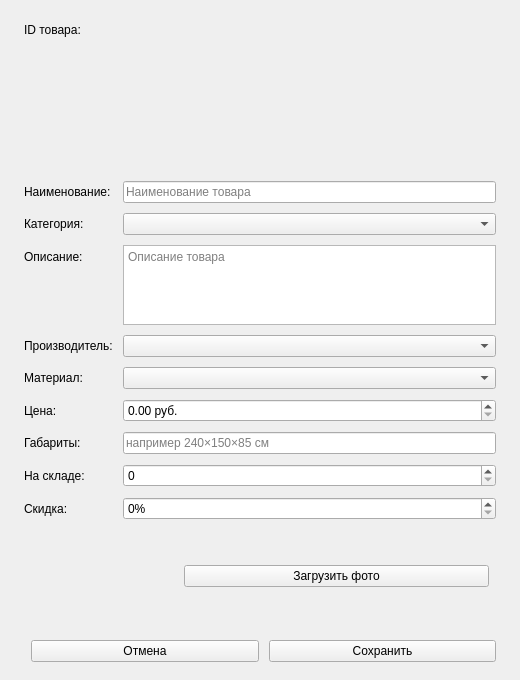
<?xml version="1.0" encoding="UTF-8"?>
<ui version="4.0">
 <class>ProductFormUI</class>
 <widget class="QWidget" name="ProductFormUI">
  <property name="geometry">
   <rect><x>0</x><y>0</y><width>520</width><height>680</height></rect>
  </property>
  <property name="windowTitle">
   <string>Товар</string>
  </property>
  <layout class="QVBoxLayout" name="main_layout">
   <property name="leftMargin"><number>24</number></property>
   <property name="topMargin"><number>18</number></property>
   <property name="rightMargin"><number>24</number></property>
   <property name="bottomMargin"><number>18</number></property>
   <property name="spacing"><number>10</number></property>
   <item>
    <layout class="QFormLayout" name="form_layout">
     <property name="spacing"><number>10</number></property>
     <item row="0" column="0">
      <widget class="QLabel" name="id_text_label">
       <property name="text"><string>ID товара:</string></property>
      </widget>
     </item>
     <item row="0" column="1">
      <widget class="QLabel" name="id_label"/>
     </item>
     <item row="1" column="0">
      <widget class="QLabel" name="label_name">
       <property name="text"><string>Наименование:</string></property>
      </widget>
     </item>
     <item row="1" column="1">
      <widget class="QLineEdit" name="name_edit">
       <property name="placeholderText"><string>Наименование товара</string></property>
      </widget>
     </item>
     <item row="2" column="0">
      <widget class="QLabel" name="label_category">
       <property name="text"><string>Категория:</string></property>
      </widget>
     </item>
     <item row="2" column="1">
      <widget class="QComboBox" name="category_combo"/>
     </item>
     <item row="3" column="0">
      <widget class="QLabel" name="label_desc">
       <property name="text"><string>Описание:</string></property>
      </widget>
     </item>
     <item row="3" column="1">
      <widget class="QTextEdit" name="description_edit">
       <property name="maximumSize">
        <size><width>16777215</width><height>80</height></size>
       </property>
       <property name="placeholderText"><string>Описание товара</string></property>
      </widget>
     </item>
     <item row="4" column="0">
      <widget class="QLabel" name="label_mfr">
       <property name="text"><string>Производитель:</string></property>
      </widget>
     </item>
     <item row="4" column="1">
      <widget class="QComboBox" name="manufacturer_combo"/>
     </item>
     <item row="5" column="0">
      <widget class="QLabel" name="label_material">
       <property name="text"><string>Материал:</string></property>
      </widget>
     </item>
     <item row="5" column="1">
      <widget class="QComboBox" name="material_combo"/>
     </item>
     <item row="6" column="0">
      <widget class="QLabel" name="label_price">
       <property name="text"><string>Цена:</string></property>
      </widget>
     </item>
     <item row="6" column="1">
      <widget class="QDoubleSpinBox" name="price_spin">
       <property name="maximum"><double>9999999.990000000000000</double></property>
       <property name="decimals"><number>2</number></property>
       <property name="suffix"><string> руб.</string></property>
      </widget>
     </item>
     <item row="7" column="0">
      <widget class="QLabel" name="label_dimensions">
       <property name="text"><string>Габариты:</string></property>
      </widget>
     </item>
     <item row="7" column="1">
      <widget class="QLineEdit" name="dimensions_edit">
       <property name="placeholderText"><string>например 240×150×85 см</string></property>
      </widget>
     </item>
     <item row="8" column="0">
      <widget class="QLabel" name="label_stock">
       <property name="text"><string>На складе:</string></property>
      </widget>
     </item>
     <item row="8" column="1">
      <widget class="QSpinBox" name="stock_spin">
       <property name="maximum"><number>999999</number></property>
      </widget>
     </item>
     <item row="9" column="0">
      <widget class="QLabel" name="label_discount">
       <property name="text"><string>Скидка:</string></property>
      </widget>
     </item>
     <item row="9" column="1">
      <widget class="QSpinBox" name="discount_spin">
       <property name="maximum"><number>100</number></property>
       <property name="suffix"><string>%</string></property>
      </widget>
     </item>
    </layout>
   </item>
   <item>
    <layout class="QHBoxLayout" name="photo_layout">
     <item>
      <widget class="QLabel" name="photo_label">
       <property name="minimumSize"><size><width>150</width><height>100</height></size></property>
       <property name="maximumSize"><size><width>150</width><height>100</height></size></property>
       <property name="alignment"><set>Qt::AlignCenter</set></property>
      </widget>
     </item>
     <item>
      <layout class="QVBoxLayout" name="photo_btn_layout">
       <item>
        <widget class="QPushButton" name="upload_btn">
         <property name="text"><string>Загрузить фото</string></property>
        </widget>
       </item>
       <item>
        <spacer name="photo_spacer">
         <property name="orientation"><enum>Qt::Vertical</enum></property>
        </spacer>
       </item>
      </layout>
     </item>
     <item>
      <spacer name="photo_h_spacer">
       <property name="orientation"><enum>Qt::Horizontal</enum></property>
      </spacer>
     </item>
    </layout>
   </item>
   <item>
    <layout class="QHBoxLayout" name="buttons_layout">
     <item>
      <spacer name="btn_spacer">
       <property name="orientation"><enum>Qt::Horizontal</enum></property>
      </spacer>
     </item>
     <item>
      <widget class="QPushButton" name="cancel_btn">
       <property name="text"><string>Отмена</string></property>
      </widget>
     </item>
     <item>
      <widget class="QPushButton" name="save_btn">
       <property name="text"><string>Сохранить</string></property>
      </widget>
     </item>
    </layout>
   </item>
  </layout>
 </widget>
 <resources/>
 <connections/>
</ui>
